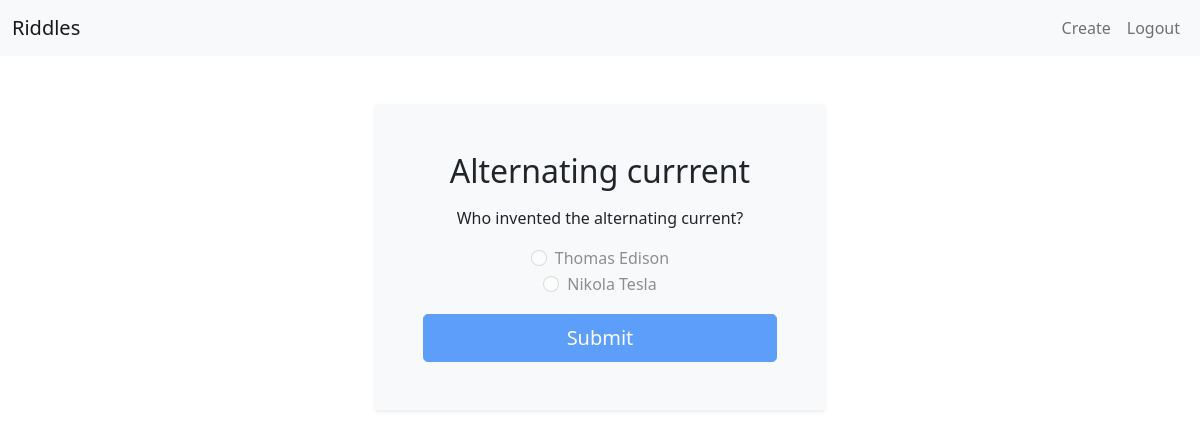
The app's page /riddle/8 (signed in) with its own data.
### app.py (models this page shows)
class Riddle(db.Model):
    id = db.Column(db.Integer, primary_key=True, nullable=False, autoincrement=True)
    title = db.Column(db.String(250), nullable=False)
    content = db.Column(db.Text, nullable=False)
    date = db.Column(db.DateTime, nullable=False, default=datetime.utcnow)
    answers = db.relationship('Answer', backref='Riddle')
    author_id = db.Column(db.Integer, db.ForeignKey("user.id"), nullable=False)

class Answer(db.Model):
    id = db.Column(db.Integer, primary_key=True, nullable=False, autoincrement=True)
    content = db.Column(db.String(250), nullable=False)
    correct = db.Column(db.Boolean, nullable=False)
    riddle_id = db.Column(db.Integer, db.ForeignKey("riddle.id"), nullable=False)

### app.py (the view, shortened to what this page needs)
@app.route("/riddle/<int:riddle_id>", methods=["GET", "POST"])
def question(riddle_id):
    riddle = Riddle.query.get(riddle_id)
    if not riddle:
        return redirect(url_for("index"))
    disabled = False
    if "user_id" in session:
        if session["user_id"] == riddle.author.id:
            disabled = True
        else:
            user = User.query.get(session["user_id"])
            for r in user.finished_posts:
                if r.id == riddle.id:
                    disabled = True
                    break
    if f"r{riddle_id}" in session:
        disabled = True
    if request.method == "GET":
        return render_template("question.html", id=riddle_id, riddle=riddle, disabled=disabled)

### templates/question.html (shortened to what this page needs)
{% extends 'layout.html' %}
{% block body %}
<div id="form" class="d-flex justify-content-center w-75">
    <form id="a_form" class="shadow-sm text-center p-5 bg-light" action="{{ url_for('question', riddle_id=id) }}" method="POST">
        <h2 class="mb-3">{{riddle.title}}</h2>
        <p>{{riddle.content}}</p>
        {% for answer in riddle.answers %}
            <div class="form-check d-flex justify-content-center">
                <input class="form-check-input" type="radio" name="answer" id="answer{{answer.id}}" value="{{answer.id}}" {% if disabled %}disabled{% endif %}>
                <label class="form-check-label ms-2" for="answer{{answer.id}}">{{answer.content}}</label>
            </div>
        {% endfor %}
        <button class="btn btn-primary w-100 btn-lg mt-3" type="submit" {% if disabled %}disabled{% endif %}>Submit</button>
    </form>
</div>
{% endblock %}

### templates/question.html (style rules this page uses)
#form { position: relative; left: 50%; transform: translate(-50%, 0); }

### records on screen
Riddle: title "Alternating currrent", content "Who invented the alternating current?"
Answer: content "Thomas Edison"
Answer: content "Nikola Tesla"
